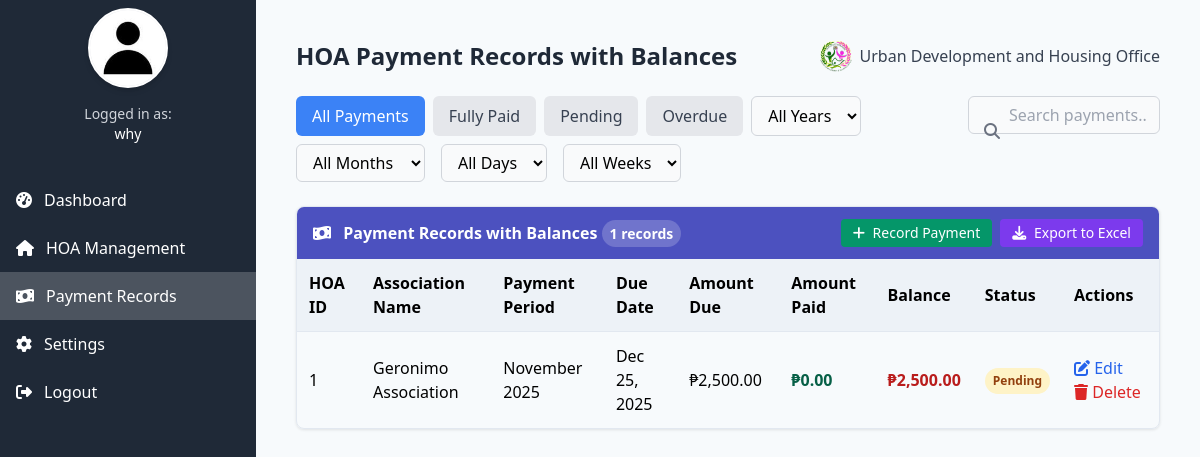
The app's page /HOA/hoa_payment.php (signed in) with its own data.
### tables this page shows
CREATE TABLE `hoa_payments` (
  `id` int(11) NOT NULL AUTO_INCREMENT,
  `hoa_id` int(11) NOT NULL,
  `hoa_name` varchar(255) NOT NULL,
  `payment_period` varchar(100) NOT NULL,
  `due_date` date NOT NULL,
  `amount_due` decimal(10,2) NOT NULL,
  `amount_paid` decimal(10,2) NOT NULL,
  `status` varchar(20) NOT NULL,
  `created_at` timestamp NOT NULL DEFAULT current_timestamp(),
  PRIMARY KEY (`id`),
  KEY `hoa_id` (`hoa_id`),
  KEY `status` (`status`),
  KEY `due_date` (`due_date`)
);

### HOA/hoa_payment.php (the view, shortened to what this page needs)
<?php
$db_host = "localhost";
$db_user = "u198271324_admin";
$db_pass = "Udhodbms01";
$db_name = "u198271324_udho_db";
try {
    $pdo = new PDO("mysql:host=$db_host;dbname=$db_name;charset=utf8", $db_user, $db_pass);
    $pdo->setAttribute(PDO::ATTR_ERRMODE, PDO::ERRMODE_EXCEPTION);
} catch (PDOException $e) {
    die("Database connection failed: " . $e->getMessage());
}
function getFilteredPayments($pdo, $filter = 'all', $search = '', $year = '', $month = '', $day = '', $week = '') {
    $sql = "SELECT * FROM hoa_payments WHERE 1=1";
    $params = [];
    $sql .= " ORDER BY due_date DESC";
    $stmt = $pdo->prepare($sql);
    $stmt->execute($params);
    return $stmt->fetchAll(PDO::FETCH_ASSOC);
}
$filter = $_GET['filter'] ?? 'all';
$search = $_GET['search'] ?? '';
$year = $_GET['year'] ?? '';
$month = $_GET['month'] ?? '';
$day = $_GET['day'] ?? '';
$week = $_GET['week'] ?? '';
$payments = getFilteredPayments($pdo, $filter, $search, $year, $month, $day, $week);
?>
<!DOCTYPE html>
<html lang="en">
<head>
  <link href="https://cdn.jsdelivr.net/npm/tailwindcss@2.2.19/dist/tailwind.min.css" rel="stylesheet">
  <link href="https://cdnjs.cloudflare.com/ajax/libs/font-awesome/6.4.0/css/all.min.css" rel="stylesheet">
</head>
<body class="bg-gray-100">
  <div class="main-container">
    <div class="sidebar-fixed bg-gray-800 text-white flex flex-col">
      <div class="flex items-center justify-center h-24">
        <div class="rounded-full bg-gray-200 w-20 h-20 flex items-center justify-center overflow-hidden border-2 border-white shadow-md">
          <?php
          $profilePicture = isset($_SESSION['profile_picture']) ? $_SESSION['profile_picture'] : 'PROFILE_SAMPLE.jpg';
          $profilePath = '../assets/profile_pictures/' . htmlspecialchars($profilePicture);
          $defaultPath = '../assets/PROFILE_SAMPLE.jpg';
          ?>
          <img src="<?php echo file_exists($profilePath) ? $profilePath : $defaultPath; ?>"
              alt="Profile Picture"
              class="w-full h-full object-cover"
              onerror="this.src='<?php echo $defaultPath; ?>'">
        </div>
      </div>
      <div class="px-4 py-2 text-center text-sm text-gray-300">
        Logged in as: <br>
        <span class="font-medium text-white"><?php echo htmlspecialchars($_SESSION['username'] ?? 'User'); ?></span>
      </div>
      <nav class="mt-6 flex-1 overflow-y-auto">
        <ul>
          <li>
            <a href="hoa_dashboard.php" class="sidebar-link flex items-center py-3 px-4">
              <i class="fas fa-tachometer-alt mr-3"></i> Dashboard
            </a>
          </li>
          <li>
            <a href="hoa_records.php" class="sidebar-link flex items-center py-3 px-4">
              <i class="fas fa-home mr-3"></i> HOA Management
            </a>
          </li>
          <li>
            <a href="hoa_payment.php" class="sidebar-link flex items-center py-3 px-4 active-link">
              <i class="fas fa-money-bill-wave mr-3"></i> Payment Records
            </a>
          </li>
          <li>
            <a href="../settings.php" class="sidebar-link flex items-center py-3 px-4">
              <i class="fas fa-cog mr-3"></i> Settings
            </a>
          </li>
          <li class="mt-auto">
            <a href="../logout.php" class="sidebar-link flex items-center py-3 px-4">
              <i class="fas fa-sign-out-alt mr-3"></i> Logout
            </a>
          </li>
        </ul>
      </nav>
    </div>
    <div class="main-content-scrollable">
      <div class="p-4 md:p-10">
        <header class="flex flex-col md:flex-row justify-between items-center mb-6 gap-4">
          <h1 class="text-2xl font-bold text-gray-800">HOA Payment Records with Balances</h1>
          <div class="flex items-center gap-2">
            <img src="/assets/UDHOLOGO.png" alt="Logo" class="h-8">
            <span class="font-medium text-gray-700">Urban Development and Housing Office</span>
          </div>
        </header>
        <div class="flex flex-col md:flex-row justify-between mb-6 gap-4">
          <div class="flex flex-wrap gap-2">
            <button onclick="filterPayments('all')" data-filter="all" class="filter-btn px-4 py-2 rounded-md bg-blue-500 text-white">
              All Payments
            </button>
            <button onclick="filterPayments('paid')" data-filter="paid" class="filter-btn px-4 py-2 rounded-md bg-gray-200 text-gray-700">
              Fully Paid
            </button>
            <button onclick="filterPayments('pending')" data-filter="pending" class="filter-btn px-4 py-2 rounded-md bg-gray-200 text-gray-700">
              Pending
            </button>
            <button onclick="filterPayments('overdue')" data-filter="overdue" class="filter-btn px-4 py-2 rounded-md bg-gray-200 text-gray-700">
              Overdue
            </button>
            <select id="yearFilter" class="filter-dropdown" onchange="applyDateFilters()">
              <option value="">All Years</option>
            </select>
            <select id="monthFilter" class="filter-dropdown" onchange="applyDateFilters()">
              <option value="">All Months</option>
            </select>
            <select id="dayFilter" class="filter-dropdown" onchange="applyDateFilters()">
              <option value="">All Days</option>
            </select>
            <select id="weekFilter" class="filter-dropdown" onchange="applyDateFilters()">
              <option value="">All Weeks</option>
            </select>
          </div>
          <div class="search-container">
            <i class="fas fa-search search-icon"></i>
            <input type="text" id="searchInput" class="edit-input search-input" placeholder="Search payments..."
                  value="<?= htmlspecialchars($search) ?>" oninput="searchPayments()">
          </div>
        </div>
        <div class="database-section">
          <div class="database-header">
            <div>
              <i class="fas fa-money-bill-wave mr-2"></i> Payment Records with Balances
              <span class="database-count"><?= count($payments) ?> records</span>
            </div>
            <div class="flex items-center space-x-2">
              <button onclick="openAddPaymentModal()" class="bg-green-600 text-white px-3 py-1 rounded text-sm">
                <i class="fas fa-plus mr-1"></i> Record Payment
              </button>
              <button onclick="exportToExcel()" class="bg-purple-600 text-white px-3 py-1 rounded text-sm">
                <i class="fas fa-download mr-1"></i> Export to Excel
              </button>
            </div>
          </div>
          <div class="table-container overflow-x-auto max-h-96">
            <table class="database-table" id="paymentTable">
              <thead>
                <tr>
                  <th>HOA ID</th>
                  <th>Association Name</th>
                  <th>Payment Period</th>
                  <th>Due Date</th>
                  <th>Amount Due</th>
                  <th>Amount Paid</th>
                  <th>Balance</th>
                  <th>Status</th>
                  <th>Actions</th>
                </tr>
              </thead>
              <tbody id="paymentRecordsTable">
                <?php foreach ($payments as $payment): ?>
                <?php
                $balance = $payment['amount_due'] - $payment['amount_paid'];
                $statusClass = $payment['status'] === 'paid' ? 'status-paid' :
                              ($payment['status'] === 'pending' ? 'status-pending' : 'status-overdue');
                ?>
                <tr data-id="<?= $payment['id'] ?>">
                  <td><?= htmlspecialchars($payment['hoa_id']) ?></td>
                  <td><?= htmlspecialchars($payment['hoa_name']) ?></td>
                  <td><?= htmlspecialchars($payment['payment_period']) ?></td>
                  <td><?= formatDate($payment['due_date']) ?></td>
                  <td>₱<?= number_format($payment['amount_due'], 2) ?></td>
                  <td class="amount-paid">₱<?= number_format($payment['amount_paid'], 2) ?></td>
                  <td class="amount-balance">₱<?= number_format($balance, 2) ?></td>
                  <td><span class="status-badge <?= $statusClass ?>">
                    <?= ucfirst($payment['status']) ?>
                  </span></td>
                  <td>
                    <button onclick="editPayment(<?= $payment['id'] ?>)" class="text-blue-600 hover:text-blue-800 mr-2">
                      <i class="fas fa-edit"></i> Edit
                    </button>
                    <button onclick="deletePayment(<?= $payment['id'] ?>)" class="text-red-600 hover:text-red-800">
                      <i class="fas fa-trash"></i> Delete
                    </button>
                  </td>
                </tr>
                <?php endforeach; ?>
              </tbody>
            </table>
          </div>
        </div>
      </div>
    </div>
  </div>
</body>
</html>
<?php
function formatDate($dateString) {
    $date = new DateTime($dateString);
    return $date->format('M j, Y');
}
?>

### HOA/hoa_payment.php (style rules this page uses)
html, body { height: 100%; overflow: hidden; }
.main-container { display: flex; height: 100vh; overflow: hidden; }
.sidebar-fixed { position: fixed; left: 0; top: 0; bottom: 0; width: 16rem; z-index: 40; overflow-y: auto; }
.main-content-scrollable { flex: 1; margin-left: 16rem; height: 100vh; overflow-y: auto; background-color: #f7fafc; }
.database-section { margin-bottom: 2rem; border: 1px solid #e2e8f0; border-radius: 0.5rem; overflow: hidden; box-shadow: 0 1px 3px rgba(0, 0, 0, 0.1); }
.database-header { background-color: #4c51bf; color: white; padding: 0.75rem 1rem; font-weight: bold; display: flex; justify-content: space-between; align-items: center; }
.database-count { background-color: rgba(255, 255, 255, 0.2); padding: 0.25rem 0.5rem; border-radius: 9999px; font-size: 0.875rem; }
.database-table { width: 100%; border-collapse: collapse; }
.database-table th { background-color: #edf2f7; padding: 0.75rem; text-align: left; position: sticky; top: 0; }
.database-table td { padding: 0.75rem; border-top: 1px solid #e2e8f0; }
.status-badge { display: inline-block; padding: 0.25rem 0.5rem; border-radius: 9999px; font-size: 0.75rem; font-weight: 600; }
.status-pending { background-color: #fef3c7; color: #92400e; }
.amount-paid { color: #065f46; font-weight: 600; }
.amount-balance { color: #b91c1c; font-weight: 600; }
.edit-input { width: 100%; padding: 0.375rem 0.75rem; border: 1px solid #d1d5db; border-radius: 0.375rem; background-color: #f9fafb; }
.search-container { position: relative; margin-bottom: 1rem; }
.search-input { padding-left: 2.5rem; width: 100%; max-width: 300px; }
.search-icon { position: absolute; left: 1rem; top: 50%; transform: translateY(-50%); color: #6b7280; }
.sidebar-link { transition: all 0.3s ease; }
.active-link { background-color: rgba(255, 255, 255, 0.2); }
.filter-dropdown { margin-right: 0.5rem; padding: 0.375rem 0.75rem; border: 1px solid #d1d5db; border-radius: 0.375rem; background-color: #f9fafb; }

### records on screen
hoa_payments: hoa "1", hoa_name "Geronimo Association", payment_period "November 2025", due_date "Dec 25, 2025", amount_due "2,500.00", amount_paid "0.00", balance "2,500.00", status "Pending"

### other values on screen
$_SESSION['username'] "why"
count($payments) "1"
